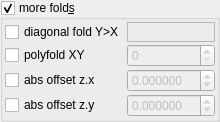
    <widget class="MyGroupBox" name="groupCheck_transf_function_enabled_false">
     <property name="toolTip">
      <string/>
     </property>
     <property name="title">
      <string>more fold&amp;s</string>
     </property>
     <property name="checkable">
      <bool>true</bool>
     </property>
     <layout class="QVBoxLayout" name="verticalLayout_33" stretch="0">
      <property name="spacing">
       <number>2</number>
      </property>
      <property name="leftMargin">
       <number>2</number>
      </property>
      <property name="topMargin">
       <number>2</number>
      </property>
      <property name="rightMargin">
       <number>2</number>
      </property>
      <property name="bottomMargin">
       <number>2</number>
      </property>
      <item>
       <layout class="QGridLayout" name="gridLayout_9" columnstretch="0,1">
        <property name="spacing">
         <number>2</number>
        </property>
        <item row="2" column="0">
         <widget class="MyCheckBox" name="checkBox_transf_function_enabledC_false">
          <property name="text">
           <string notr="true">abs offset z.x</string>
          </property>
         </widget>
        </item>
        <item row="2" column="1">
         <widget class="MyDoubleSpinBox" name="spinbox_transf_offsetC_0">
          <property name="enabled">
           <bool>false</bool>
          </property>
          <property name="sizePolicy">
           <sizepolicy hsizetype="Minimum" vsizetype="Maximum">
            <horstretch>0</horstretch>
            <verstretch>0</verstretch>
           </sizepolicy>
          </property>
          <property name="prefix">
           <string/>
          </property>
          <property name="suffix">
           <string/>
          </property>
          <property name="decimals">
           <number>6</number>
          </property>
          <property name="minimum">
           <double>-99.989999999999995</double>
          </property>
          <property name="maximum">
           <double>99.989999999999995</double>
          </property>
          <property name="singleStep">
           <double>0.100000000000000</double>
          </property>
         </widget>
        </item>
        <item row="1" column="0">
         <widget class="MyCheckBox" name="checkBox_transf_function_enabledP_false">
          <property name="font">
           <font>
            <weight>50</weight>
            <bold>false</bold>
           </font>
          </property>
          <property name="text">
           <string>polyfold XY</string>
          </property>
         </widget>
        </item>
        <item row="1" column="1">
         <widget class="MySpinBox" name="spinboxInt_transf_int_6">
          <property name="enabled">
           <bool>false</bool>
          </property>
          <property name="sizePolicy">
           <sizepolicy hsizetype="Minimum" vsizetype="Maximum">
            <horstretch>0</horstretch>
            <verstretch>0</verstretch>
           </sizepolicy>
          </property>
          <property name="maximum">
           <number>999</number>
          </property>
         </widget>
        </item>
        <item row="3" column="0">
         <widget class="MyCheckBox" name="checkBox_transf_function_enabledD_false">
          <property name="enabled">
           <bool>true</bool>
          </property>
          <property name="text">
           <string notr="true">abs offset z.y</string>
          </property>
         </widget>
        </item>
        <item row="3" column="1">
         <widget class="MyDoubleSpinBox" name="spinbox_transf_offsetD_0">
          <property name="enabled">
           <bool>false</bool>
          </property>
          <property name="sizePolicy">
           <sizepolicy hsizetype="Minimum" vsizetype="Maximum">
            <horstretch>0</horstretch>
            <verstretch>0</verstretch>
           </sizepolicy>
          </property>
          <property name="prefix">
           <string/>
          </property>
          <property name="suffix">
           <string/>
          </property>
          <property name="decimals">
           <number>6</number>
          </property>
          <property name="minimum">
           <double>-99.989999999999995</double>
          </property>
          <property name="maximum">
           <double>99.989999999999995</double>
          </property>
          <property name="singleStep">
           <double>0.100000000000000</double>
          </property>
         </widget>
        </item>
        <item row="0" column="0">
         <widget class="MyCheckBox" name="checkBox_transf_function_enabledCx_false">
          <property name="text">
           <string notr="true">diagonal fold Y&gt;X</string>
          </property>
         </widget>
        </item>
        <item row="0" column="1">
         <widget class="QFrame" name="frame">
          <property name="frameShape">
           <enum>QFrame::StyledPanel</enum>
          </property>
          <property name="frameShadow">
           <enum>QFrame::Raised</enum>
          </property>
         </widget>
        </item>
       </layout>
      </item>
     </layout>
    </widget>
